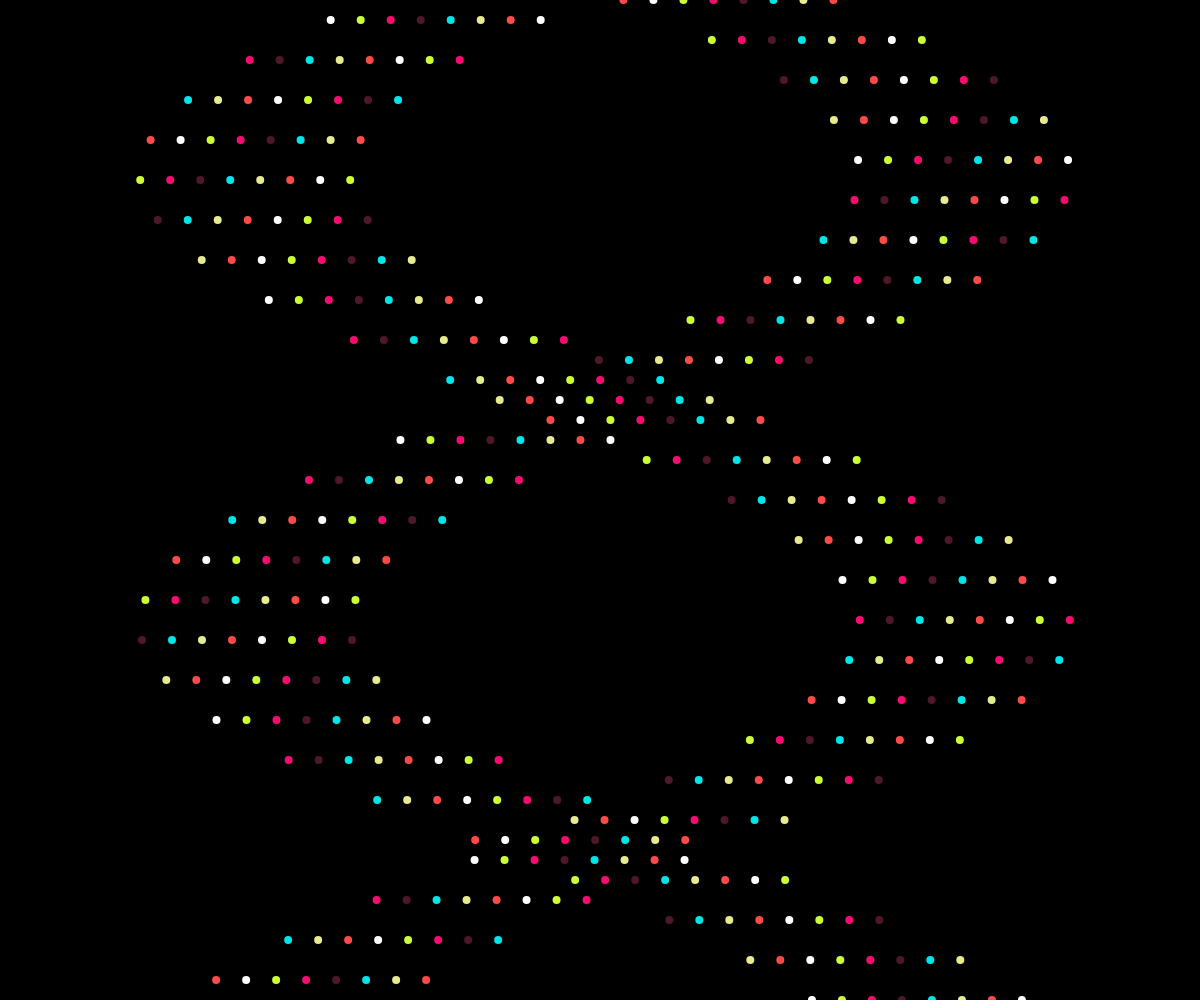
Frame 1 (no input)
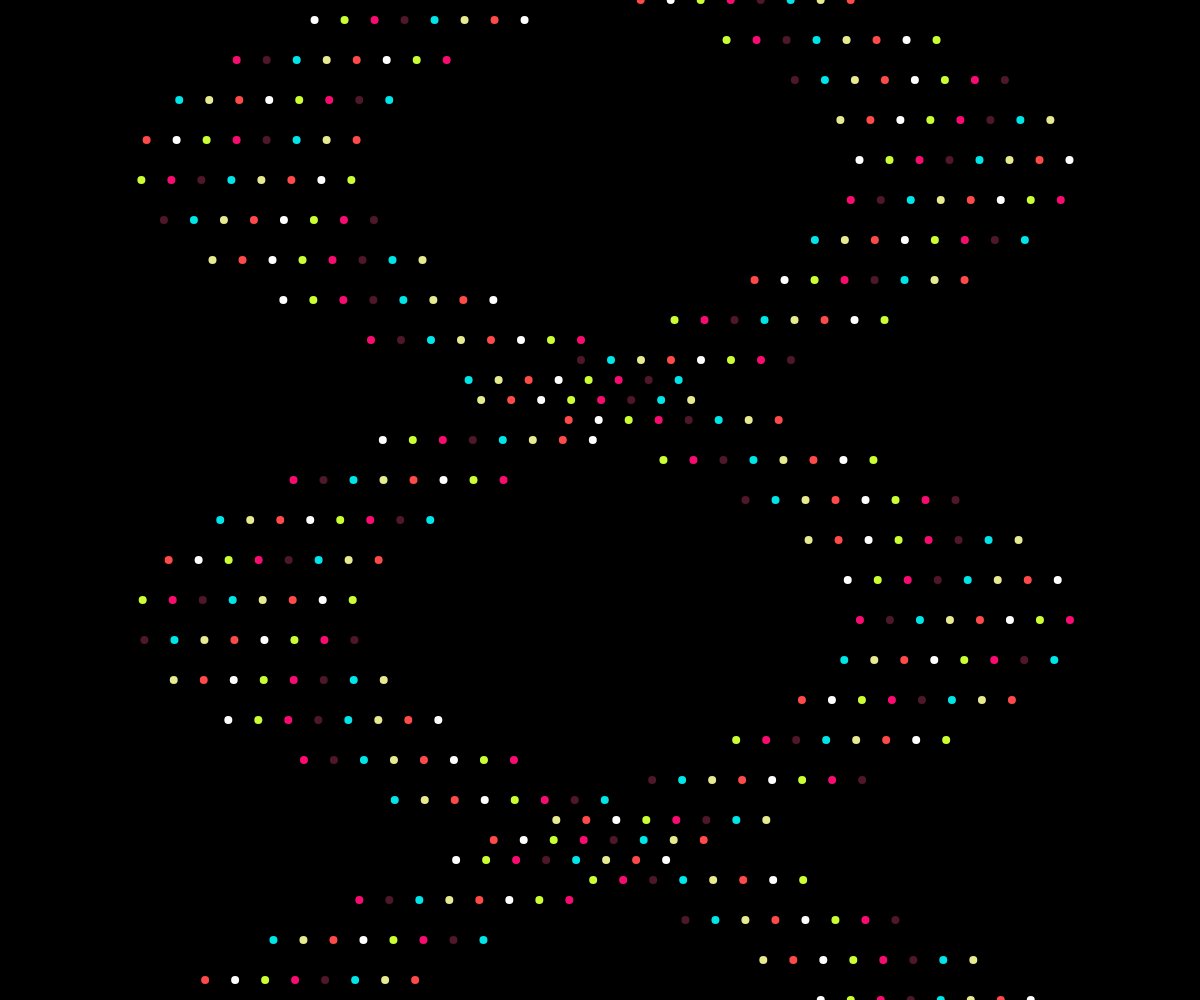
Frame 60 (no input)
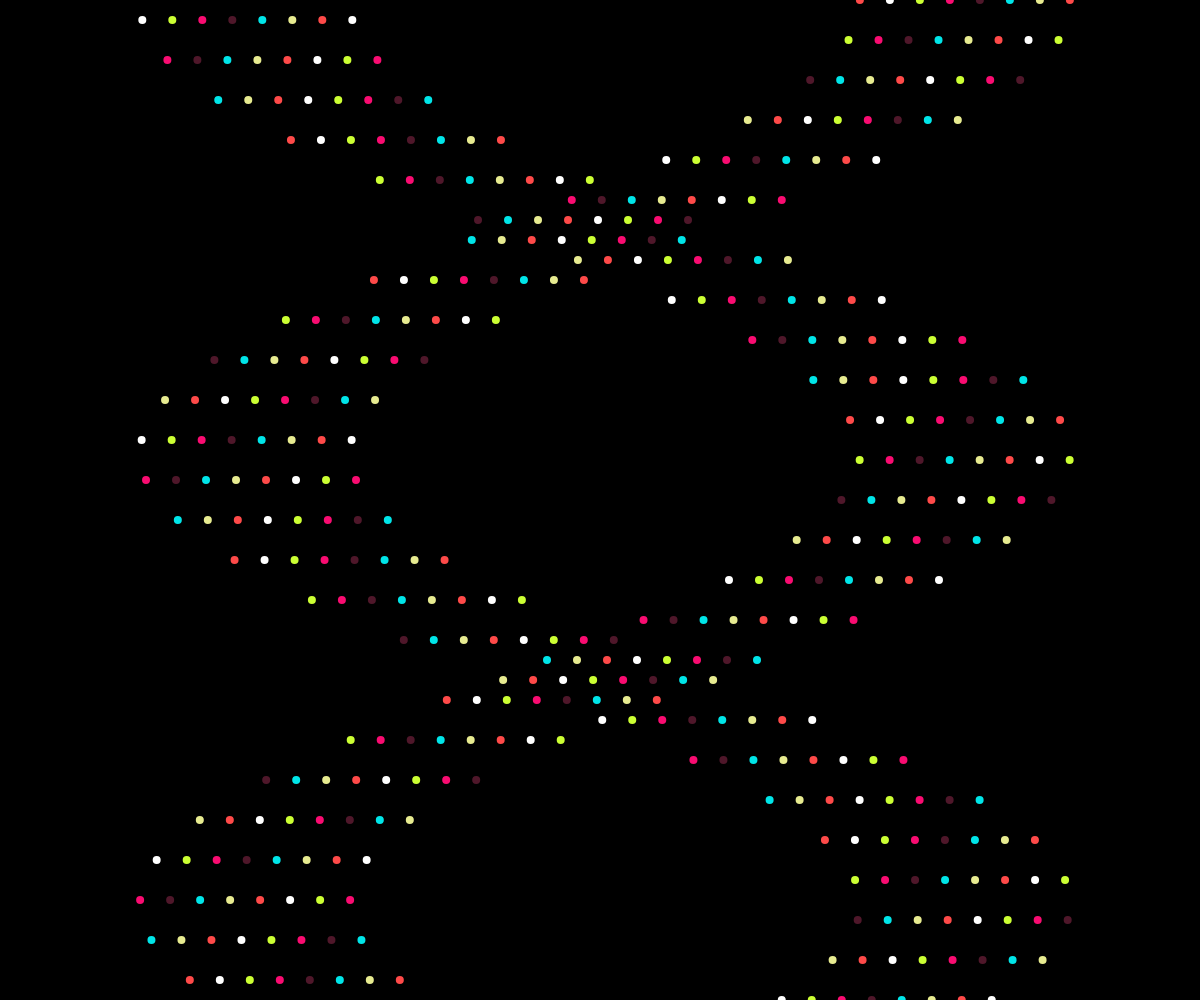
Frame 120 (the mouse pressed at the canvas centre since frame 60)

The p5.js sketch that drew these frames (run headless with seeded random() and noise() and a simulated clock; from frame 60 on, the mouse is pressed at the canvas centre):

// p5.js sketch
// ── sketch.js



// GLOBAL VARIABLES


//Colors
   
    let bg = '#011C27';
    let st = '#f90c71';
    let nd = '#4F172A';
    let rd = '#00E5E8';
    let acc = '#E7EB90';
    let acid = '#ccff33';
    let ext = '#FE4A49';
    let wh = '#FFFFFF';
    let bl = '#000000';
    
// Color array

    let palette = [
      
      st,
      nd,
      rd,
      acc,
      ext,
      wh,
      acid
      
      ];
    
  
      
// Wave parameters
    
    let phase = 0.0;
    let speed = 0.3;
    let ampl = 100;
    let freq = 0.015;
    let amount = 100;
    

// Numerical values
    
    let sw = 8;
    let step = 8;
    
    

 function setup(){
    
      createCanvas (windowWidth, windowHeight);
      smooth();
    
    }
    
    
    
function draw (){
  
      
    background(bl);
    noStroke();
    ellipseMode(CENTER);
  
  

  // main loop
  
    for (let i = 0; i <= amount; i++) {
      

    // remapping values and change direction alternatively
    
    let dir = (i % 2 == 0) ? 1 : -1;
    let y = map(i, 0, amount, -windowHeight, windowHeight);
    let x = map(sin(radians(frameCount * 0.05 + mouseY/step + (i * step))), -1, 1,
    -width * speed, width * speed) * dir;
      
      

    push();

    // center the comp
    
    translate(windowWidth/2, windowHeight/2);
    
    // applico la sinusoide
    
    translate(x, y);
      
    
    // Increase the number of sin()
      
    for (let r = 0; r < step; r++) {

      let offsetX = r * 30 - 100;
      
    // colore da array
      fill(palette[(i + r) % palette.length]);
      circle(offsetX, 0, sw);
    }

    pop();
  }
}


// Responsive sketch

function windowResized(){
  
  resizeCanvas(windowWidth, windowHeight);
  
}
